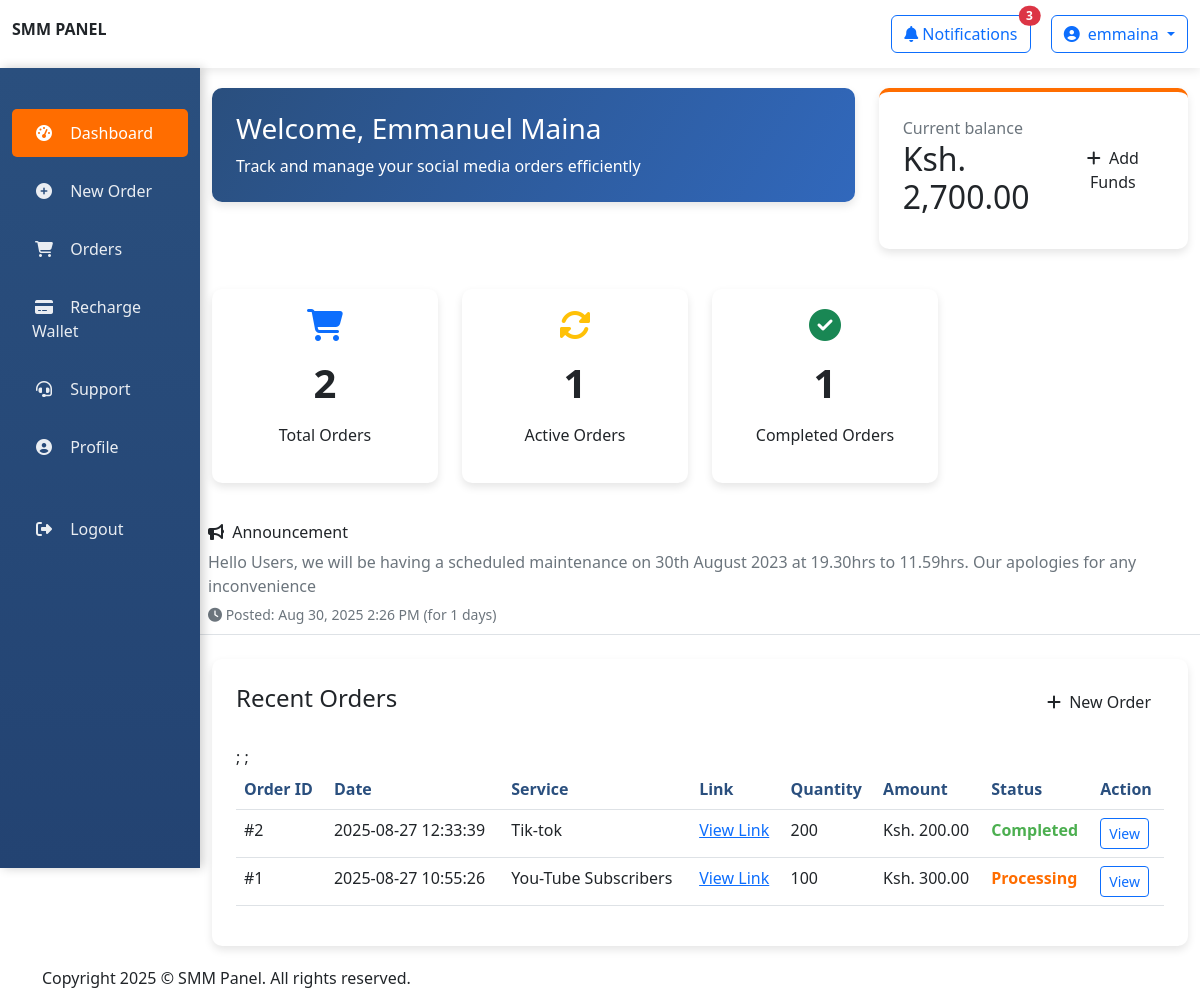
Page /userdashboard.php (signed in) on the committed database.
### tables this page shows
CREATE TABLE `customer` (
  `id` int(11) NOT NULL,
  `fullname` varchar(255) NOT NULL,
  `username` varchar(255) NOT NULL,
  `email` varchar(255) NOT NULL,
  `contact` varchar(20) NOT NULL,
  `profile_picture` blob NOT NULL,
  `password` varchar(255) NOT NULL,
  `created_at` timestamp NOT NULL DEFAULT current_timestamp()
);

CREATE TABLE `announcement` (
  `id` int(11) NOT NULL,
  `announcement` varchar(255) NOT NULL,
  `time_duration` int(4) NOT NULL,
  `created_at` timestamp NOT NULL DEFAULT current_timestamp()
);

CREATE TABLE `orders` (
  `id` int(11) NOT NULL,
  `user_id` int(11) NOT NULL,
  `platform` varchar(100) NOT NULL,
  `quantity` int(11) NOT NULL,
  `link` varchar(255) NOT NULL,
  `amount` decimal(10,2) NOT NULL,
  `status` enum('Processing','Completed','Cancelled') DEFAULT 'Processing',
  `created_at` timestamp NOT NULL DEFAULT current_timestamp()
);

### userdashboard.php (the view, shortened to what this page needs)
<?php
$conn = Connect();
$username = $_SESSION['login_user2'];
$query = "SELECT * FROM customer WHERE username = '$username'";
$result = mysqli_query($conn, $query);
$user = mysqli_fetch_assoc($result);
$fullname = $user['fullname'];
$userId = $user['id'];
$walletQuery = "SELECT balance FROM wallet WHERE fullname = '$fullname' LIMIT 1";
$walletResult = mysqli_query($conn, $walletQuery);
if ($walletResult && mysqli_num_rows($walletResult) > 0) {
    $wallet = mysqli_fetch_assoc($walletResult);
    $walletBalance = $wallet['balance'];
} else {
    $walletBalance = 0;
}
$totalOrdersQuery = "SELECT COUNT(*) AS total FROM orders WHERE user_id = '$userId'";
$totalOrders = mysqli_fetch_assoc(mysqli_query($conn, $totalOrdersQuery))['total'];
$activeOrdersQuery = "SELECT COUNT(*) AS total FROM orders WHERE user_id = '$userId' AND status = 'Processing'";
$activeOrders = mysqli_fetch_assoc(mysqli_query($conn, $activeOrdersQuery))['total'];
$completedOrdersQuery = "SELECT COUNT(*) AS total FROM orders WHERE user_id = '$userId' AND status = 'Completed'";
$completedOrders = mysqli_fetch_assoc(mysqli_query($conn, $completedOrdersQuery))['total'];
$announcementsQuery = "
    SELECT * FROM announcement
    WHERE created_at >= NOW() - INTERVAL time_duration DAY
    ORDER BY created_at DESC
    LIMIT 5";
$announcementsResult = mysqli_query($conn, $announcementsQuery);
$announcements = [];
if ($announcementsResult && mysqli_num_rows($announcementsResult) > 0) {
    while ($row = mysqli_fetch_assoc($announcementsResult)) {
        $announcements[] = $row;
    }
}
?>
<!DOCTYPE html>
<html lang="en">
<head>
  <link rel="stylesheet" href="css/userdashboard.css">
  <link rel="stylesheet" href="https://cdn.jsdelivr.net/npm/bootstrap@5.2.3/dist/css/bootstrap.min.css">
  <link rel="stylesheet" href="https://cdnjs.cloudflare.com/ajax/libs/font-awesome/6.4.0/css/all.min.css">
</head>
<body>
<header class="dashboard-header">
  <div class="container-fluid">
    <div class="row align-items-center">
      <div class="col-md-6">
        <h1 class="navbar-brand">SMM PANEL</h1>
      </div>
      <div class="col-md-6 text-end">
        <div class="dropdown d-inline-block me-3">
          <a href="notification.php" class="btn btn-outline-primary position-relative">
            <i class="fas fa-bell"></i> Notifications
            <span class="position-absolute top-0 start-100 translate-middle badge rounded-pill bg-danger">
              <?php
              $sql_user = "SELECT email FROM customer WHERE username='$username'";
              $result_user = $conn->query($sql_user);
              $user_notifications = 0;
              if ($result_user && $result_user->num_rows > 0) {
                  $row_user = $result_user->fetch_assoc();
                  $user_email = $row_user['email'];
                  $sql_count = "SELECT COUNT(*) AS total FROM contact
                                WHERE Email='$user_email' AND Response IS NOT NULL AND Response <> ''";
                  $result_count = $conn->query($sql_count);
                  $row_count = $result_count->fetch_assoc();
                  $user_notifications = $row_count['total'];
              }
                  $sql_announce = "SELECT COUNT(*) AS total
                  FROM announcement
                  WHERE created_at >= NOW() - INTERVAL time_duration DAY";
                  $result_announce = $conn->query($sql_announce);
                  $row_announce = $result_announce->fetch_assoc();
                  $announcement_count = $row_announce['total'];
                  $total_notifications = $user_notifications + $announcement_count;
                  echo $total_notifications;
              ?>
            </span>
          </a>
        </div>
        <div class="dropdown d-inline-block">
          <button class="btn btn-outline-primary dropdown-toggle" type="button" id="userDropdown" data-bs-toggle="dropdown">
            <i class="fas fa-user-circle me-1"></i> <?php echo $username; ?>
          </button>
        </div>
      </div>
    </div>
  </div>
</header>
<div class="container-fluid">
  <div class="row">
    <nav class="col-md-2 d-none d-md-block sidebar">
      <div class="position-sticky pt-3">
        <ul class="nav flex-column">
          <li class="nav-item"><a class="nav-link active" href="#"><i class="fas fa-tachometer-alt"></i> Dashboard</a></li>
          <li class="nav-item"><a class="nav-link" href="#" data-bs-toggle="modal" data-bs-target="#newOrderModal"><i class="fas fa-plus-circle"></i> New Order</a></li>
          <li class="nav-item"><a class="nav-link" href="#" data-bs-toggle="modal" data-bs-target="#viewOrderModal"><i class="fas fa-shopping-cart"></i> Orders</a></li>
          <li class="nav-item"><a class="nav-link" href="#" data-bs-toggle="modal" data-bs-target="#rechargeModal"><i class="fas fa-credit-card"></i> Recharge Wallet</a></li>
          <li class="nav-item"><a class="nav-link" href="contactus.php"><i class="fas fa-headset"></i> Support</a></li>
          <li class="nav-item"><a class="nav-link" href="profile.php"><i class="fas fa-user-circle"></i> Profile</a></li>
          <li class="nav-item mt-4"><a class="nav-link" href="logout_u.php"><i class="fas fa-sign-out-alt"></i> Logout</a></li>
        </ul>
      </div>
    </nav>
    <main class="col-md-10 ms-sm-auto main-content">
      <div class="row mb-4">
        <div class="col-md-8 mb-3">
          <div class="welcome-card p-4">
            <h3>Welcome, <?php echo $fullname; ?></h3>
            <p class="mb-0">Track and manage your social media orders efficiently</p>
          </div>
        </div>
        <div class="col-md-4 mb-3">
          <div class="balance-card p-4">
            <div class="d-flex justify-content-between align-items-center">
              <div>
                <p class="text-muted mb-0">Current balance</p>
                <h2 class="mt-0">Ksh. <?php echo number_format($walletBalance, 2); ?></h2>
              </div>
              <div>
                <a href="#" class="btn btn-green" data-bs-toggle="modal" data-bs-target="#rechargeModal">
                  <i class="fas fa-plus me-1"></i> Add Funds
                </a>
              </div>
            </div>
          </div>
        </div>
      </div>
        <div class="row mb-4">
        <div class="col-md-3 mb-3">
            <div class="stat-card">
            <i class="fas fa-shopping-cart fa-2x text-primary"></i>
            <div class="stat-number"><?php echo $totalOrders; ?></div>
            <p>Total Orders</p>
            </div>
        </div>
        <div class="col-md-3 mb-3">
            <div class="stat-card">
            <i class="fas fa-sync-alt fa-2x text-warning"></i>
            <div class="stat-number"><?php echo $activeOrders; ?></div>
            <p>Active Orders</p>
            </div>
        </div>
        <div class="col-md-3 mb-3">
            <div class="stat-card">
            <i class="fas fa-check-circle fa-2x text-success"></i>
            <div class="stat-number"><?php echo $completedOrders; ?></div>
            <p>Completed Orders</p>
            </div>
        </div>
        <?php if (count($announcements) > 0): ?>
          <?php foreach ($announcements as $a): ?>
              <div class="mt-3 p-2 border-bottom">
                  <h6><i class="fas fa-bullhorn me-1"></i> Announcement</h6>
                  <p class="text-muted mb-1"><?php echo htmlspecialchars($a['announcement']); ?></p>
                  <small class="text-secondary">
                      <i class="fas fa-clock"></i>
                      Posted: <?php echo date("M j, Y g:i A", strtotime($a['created_at'])); ?>
                      (for <?php echo $a['time_duration']; ?> days)
                  </small>
              </div>
          <?php endforeach; ?>
        <?php else: ?>
          <p class="text-muted">No active announcements</p>
      <?php endif; ?>
      </div>
      <div class="orders-card p-4">
        <div class="d-flex justify-content-between align-items-center mb-4">
          <h4>Recent Orders</h4>
          <button class="btn btn-green" data-bs-toggle="modal" data-bs-target="#newOrderModal"><i class="fas fa-plus me-1"></i> New Order</button>
        </div>
        <div class="table-responsive">
          <table class="table table-hover">
            <thead><tr><th>Order ID</th><th>Date</th><th>Service</th><th>Link</th><th>Quantity</th><th>Amount</th><th>Status</th><th>Action</th></tr></thead>
            <tbody>
                <?php
                    $query  = "SELECT id, fullname, email FROM customer WHERE username = ?";
                    $stmt   = $conn->prepare($query);
                    $stmt->bind_param("s", $username);
                    $stmt->execute();
                    $user   = $stmt->get_result()->fetch_assoc();
                    $userId   = (int)$user['id'];
                    $ordersQuery = "SELECT * FROM orders WHERE user_id = '$userId' ORDER BY created_at DESC LIMIT 10";
                    $ordersResult = mysqli_query($conn, $ordersQuery);
                    if ($ordersResult && mysqli_num_rows($ordersResult) > 0) {
                        while ($order = mysqli_fetch_assoc($ordersResult)) {
                            $statusClass = '';
                            if ($order['status'] == 'Completed') $statusClass = 'status-completed';
                            elseif ($order['status'] == 'Processing') $statusClass = 'status-processing';
                            elseif ($order['status'] == 'Cancelled') $statusClass = 'status-cancelled';
                            echo "<tr>
                                    <td>#{$order['id']}</td>
                                    <td>{$order['created_at']}</td>
                                    <td>{$order['platform']}</td>
                                    <td><a href='{$order['link']}' target='_blank'>View Link</a></td>
                                    <td>{$order['quantity']}</td>
                                    <td>Ksh. " . number_format($order['amount'], 2) . "</td>;
                                    <td class='{$statusClass}'>{$order['status']}</td>
                                    <td><button class='btn btn-sm btn-outline-primary' data-bs-toggle='modal' data-bs-target='#viewOrderModal' data-id='{$order['id']}'>View</button></td>
                                </tr>";
                        }
                    } else {
                        echo "<tr><td colspan='8' class='text-center'>No recent orders found.</td></tr>";
                    }
                ?>
            </tbody>
          </table>
        </div>
      </div>
    </main>
  </div>
</div>
<footer><div class="container"><p>Copyright 2025 &copy; SMM Panel. All rights reserved.</p></div></footer>
</body>
</html>

### css/userdashboard.css (style rules this page uses)
:root { --primary-blue: #2a4f7e; --secondary-orange: #ff6d00; --button-green: #4caf50; --light-bg: #f8f9fa; --dark-text: #202124; --light-text: #5f6368; --card-shadow: 0 4px 8px rgba(0,0,0,0.1); }
body { font-family: 'Segoe UI', Tahoma, Geneva, Verdana, sans-serif; background-color: #f5f7f9; color: var(--dark-text); }
.dashboard-header { background-color: white; box-shadow: 0 2px 10px rgba(0,0,0,0.1); padding: 15px 0; }
.navbar-brand { color: var(--primary-blue); font-weight: bold; font-size: 24px; }
.sidebar { background: linear-gradient(to bottom, var(--primary-blue), #234372); color: white; height: 100vh; position: fixed; padding-top: 20px; box-shadow: 3px 0 10px rgba(0,0,0,0.2); }
.sidebar .nav-link { color: rgba(255, 255, 255, 0.9); padding: 12px 20px; margin: 5px 0; border-radius: 5px; transition: all 0.3s; }
.sidebar .nav-link.active { background-color: var(--secondary-orange); color: white; }
.sidebar .nav-link i { margin-right: 10px; width: 24px; text-align: center; }
.main-content { margin-left: 250px; padding: 20px; }
.welcome-card { background: linear-gradient(120deg, var(--primary-blue), #3168bc); color: white; border-radius: 10px; box-shadow: var(--card-shadow); }
.balance-card { background-color: white; border-radius: 10px; box-shadow: var(--card-shadow); border-top: 4px solid var(--secondary-orange); }
.stat-card { background-color: white; border-radius: 10px; box-shadow: var(--card-shadow); text-align: center; padding: 20px; transition: transform 0.3s; }
.stat-number { font-size: 2.5rem; font-weight: bold; margin: 10px 0; }
.orders-card { background-color: white; border-radius: 10px; box-shadow: var(--card-shadow); }
.btn-green { background-color: var(--button-green); border-color: var(--button-green); color: white; }
.table th { color: var(--primary-blue); border-top: none; }
.status-completed { color: var(--button-green); font-weight: bold; }
.status-processing { color: var(--secondary-orange); font-weight: bold; }

### rows in the picture
customer: fullname "Emmanuel Maina", id "1"
announcement: announcement "Hello Users, we will be having a scheduled maintenance on 30th August 2023 at 19.30hrs to 11.59hrs. Our apologies for any inconvenience", created_at "Aug 30, 2025 2:26 PM", time_duration "1"
orders: id "2", created_at "2025-08-27 12:33:39", platform "Tik-tok", quantity "200", amount "200.00", status "Completed"
orders: id "1", created_at "2025-08-27 10:55:26", platform "You-Tube Subscribers", quantity "100", amount "300.00", status "Processing"

### other values in the picture
$total_notifications "3"
$username "emmaina"
$walletBalance "2,700.00"
$totalOrders "2"
